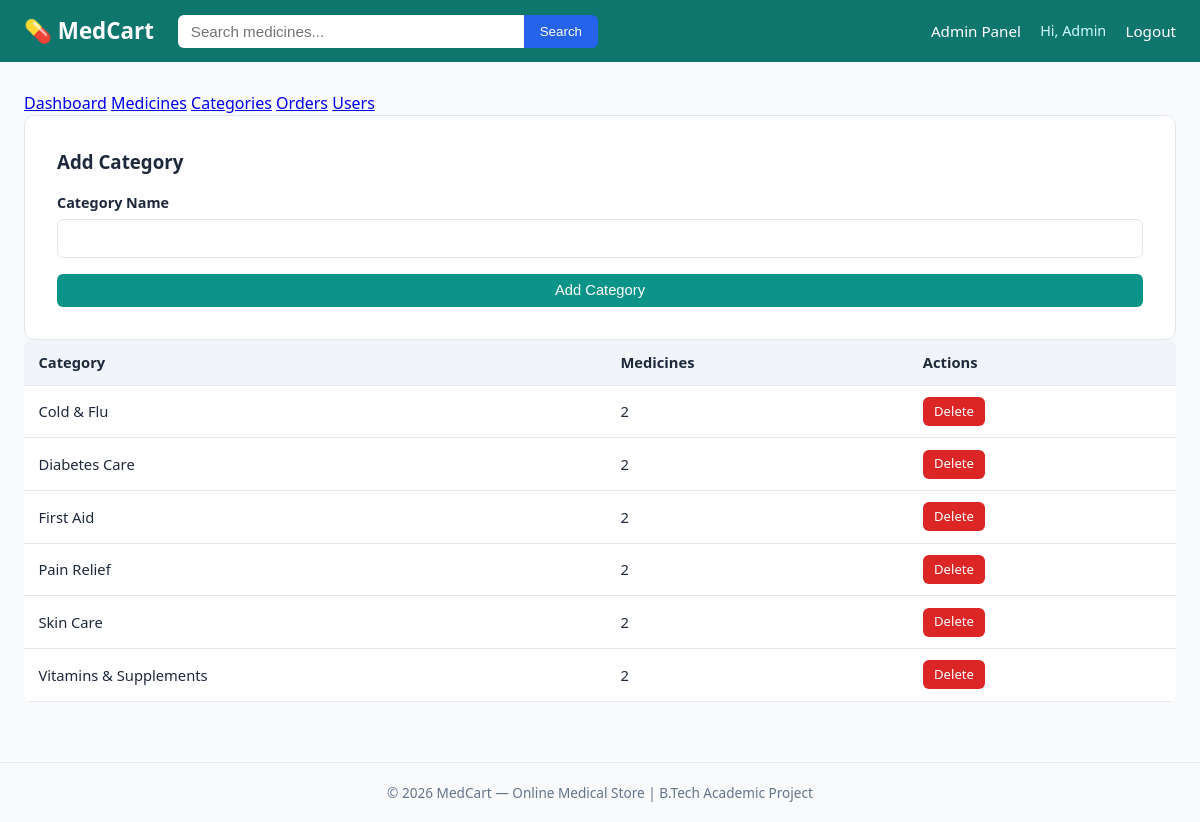
Page /admin/categories (signed in) on the committed database.
### app.py (models this page shows, shortened)
class User(UserMixin, db.Model):
    id = db.Column(db.Integer, primary_key=True)
    name = db.Column(db.String(120), nullable=False)
    email = db.Column(db.String(120), unique=True, nullable=False)
    phone = db.Column(db.String(20))
    address = db.Column(db.String(300))
    password_hash = db.Column(db.String(255), nullable=False)
    is_admin = db.Column(db.Boolean, default=False)
    created_at = db.Column(db.DateTime, default=datetime.utcnow)
    orders = db.relationship('Order', backref='customer', lazy=True)

class Category(db.Model):
    id = db.Column(db.Integer, primary_key=True)
    name = db.Column(db.String(100), unique=True, nullable=False)
    medicines = db.relationship('Medicine', backref='category', lazy=True)

### app.py (the view, shortened to what this page needs)
@app.route('/admin/categories', methods=['GET', 'POST'])
@login_required
@admin_required
def admin_categories():
    categories = Category.query.order_by(Category.name).all()
    return render_template('admin/categories.html', categories=categories)

### app.py (called while the page is built)
@login_manager.user_loader
def load_user(user_id):
    return User.query.get(int(user_id))

def admin_required(f):
    @wraps(f)
    def decorated(*args, **kwargs):
        if not current_user.is_authenticated or not current_user.is_admin:
            abort(403)
        return f(*args, **kwargs)
    return decorated

### templates/admin/categories.html (shortened to what this page needs)
{% extends "base.html" %}
{% block content %}
<div class="admin-tabs">
    <a href="{{ url_for('admin_dashboard') }}">Dashboard</a>
    <a href="{{ url_for('admin_medicines') }}">Medicines</a>
    <a href="{{ url_for('admin_categories') }}" class="active">Categories</a>
    <a href="{{ url_for('admin_orders') }}">Orders</a>
    <a href="{{ url_for('admin_users') }}">Users</a>
</div>
<div class="detail-grid" style="grid-template-columns: 350px 1fr;">
    <div class="form-card" style="max-width: 100%;">
        <h3 style="margin-bottom: 1rem;">Add Category</h3>
        <form method="post">
            <div class="form-group">
                <label>Category Name</label>
                <input type="text" name="name" required>
            </div>
            <button type="submit" class="btn btn-primary btn-block">Add Category</button>
        </form>
    </div>
    <table style="align-self: start;">
        <tr><th>Category</th><th>Medicines</th><th>Actions</th></tr>
        {% for cat in categories %}
        <tr>
            <td>{{ cat.name }}</td>
            <td>{{ cat.medicines|length }}</td>
            <td>
                <a href="{{ url_for('admin_delete_category', category_id=cat.id) }}" class="btn btn-danger btn-sm"
                   onclick="return confirm('Delete {{ cat.name }}? Medicines in it will be uncategorized.')">Delete</a>
            </td>
        </tr>
        {% else %}
        <tr><td colspan="3">No categories yet.</td></tr>
        {% endfor %}
    </table>
</div>
{% endblock %}

### templates/base.html (shortened to what this page needs)
<!doctype html>
<html lang="en">
  <head>
    <link
      rel="stylesheet"
      href="{{ url_for('static', filename='css/style.css') }}"
    />
  </head>
  <body>
    <header class="navbar">
      <div class="nav-container">
        <a href="{{ url_for('home') }}" class="logo">💊 MedCart</a>
        <form class="search-form" action="{{ url_for('home') }}" method="get">
          <input
            type="text"
            name="q"
            placeholder="Search medicines..."
            value="{{ request.args.get('q', '') }}"
          />
          <button type="submit">Search</button>
        </form>
        <nav class="nav-links">
          {% if current_user.is_authenticated %} {% if current_user.is_admin %}
          <a href="{{ url_for('admin_dashboard') }}">Admin Panel</a>
          {% else %}
          <a href="{{ url_for('cart') }}">Cart</a>
          <a href="{{ url_for('my_orders') }}">My Orders</a>
          {% endif %}
          <span class="user-name"
            >Hi, {{ current_user.name.split(' ')[0] }}</span
          >
          <a href="{{ url_for('logout') }}">Logout</a>
          {% else %}
          <a href="{{ url_for('login') }}">Login</a>
          <a href="{{ url_for('register') }}">Register</a>
          {% endif %}
        </nav>
      </div>
    </header>
    <main class="container">
       {% block content %}{% endblock %}
    </main>
    <footer class="footer">
      <p>
        &copy; 2026 MedCart &mdash; Online Medical Store | B.Tech Academic
        Project
      </p>
    </footer>
  </body>
</html>

### static/css/style.css (style rules this page uses)
:root { --primary: #0d9488; --primary-dark: #0f766e; --accent: #2563eb; --bg: #f8fafc; --card-bg: #ffffff; --text: #1e293b; --muted: #64748b; --danger: #dc2626; --success: #16a34a; --warning: #d97706; --border: #e2e8f0; }
* { box-sizing: border-box; margin: 0; padding: 0; }
body { font-family: "Segoe UI", system-ui, sans-serif; background: var(--bg); color: var(--text); line-height: 1.5; }
.navbar { background: var(--primary-dark); color: white; padding: 0.9rem 0; position: sticky; top: 0; z-index: 100; }
.nav-container { max-width: 1200px; margin: 0 auto; display: flex; align-items: center; gap: 1.5rem; padding: 0 1.5rem; flex-wrap: wrap; }
.logo { color: white; text-decoration: none; font-size: 1.4rem; font-weight: 700; }
.search-form { display: flex; flex: 1; max-width: 420px; }
.search-form input { flex: 1; padding: 0.5rem 0.8rem; border: none; border-radius: 6px 0 0 6px; font-size: 0.95rem; }
.search-form button { padding: 0.5rem 1rem; border: none; background: var(--accent); color: white; border-radius: 0 6px 6px 0; cursor: pointer; }
.nav-links { display: flex; gap: 1.2rem; align-items: center; margin-left: auto; }
.nav-links a { color: white; text-decoration: none; font-size: 0.95rem; }
.user-name { color: #cffafe; font-size: 0.9rem; }
.container { max-width: 1200px; margin: 0 auto; padding: 1.8rem 1.5rem; min-height: 70vh; }
.footer { text-align: center; padding: 1.2rem; color: var(--muted); font-size: 0.85rem; border-top: 1px solid var(--border); margin-top: 2rem; }
.btn { display: inline-block; padding: 0.55rem 1.1rem; border-radius: 6px; border: none; cursor: pointer; font-size: 0.92rem; text-decoration: none; text-align: center; }
.btn-primary { background: var(--primary); color: white; }
.btn-danger { background: var(--danger); color: white; }
.btn-block { width: 100%; }
.btn-sm { padding: 0.3rem 0.7rem; font-size: 0.82rem; }
.form-card { background: var(--card-bg); border: 1px solid var(--border); border-radius: 10px; padding: 2rem; max-width: 480px; margin: 0 auto; }
.form-group { margin-bottom: 1rem; }
.form-group label { display: block; margin-bottom: 0.35rem; font-size: 0.9rem; font-weight: 600; }
.form-group input, .form-group select, .form-group textarea { width: 100%; padding: 0.6rem 0.7rem; border: 1px solid var(--border); border-radius: 6px; font-size: 0.95rem; }
table { width: 100%; border-collapse: collapse; background: white; border-radius: 8px; overflow: hidden; }
th, td { padding: 0.7rem 0.9rem; text-align: left; border-bottom: 1px solid var(--border); font-size: 0.92rem; }
th { background: #f1f5f9; font-weight: 600; }

### rows in the picture
User: name "Admin"
Category: name "Cold & Flu", medicines|length "2"
Category: name "Diabetes Care", medicines|length "2"
Category: name "First Aid", medicines|length "2"
Category: name "Pain Relief", medicines|length "2"
Category: name "Skin Care", medicines|length "2"
Category: name "Vitamins & Supplements", medicines|length "2"
